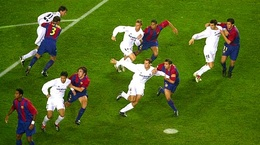
%> input picture hw4.jpg, 260 x 145 px, shrunk from 687 x 384 before the run
$ octave Q5_3.m   (GNU Octave 9; MATLAB toolbox functions it lacks are replaced by stand-ins)
%> lines starting %> are read from the running program, lines starting %| are printed output that depends on the picture
% 5.3

img=imread('hw4.jpg');
%> img is the input picture: size 145x260x3 uint8; mean R, G, B 84, 108.1, 31.8
[X,map]=rgb2ind(img,128);
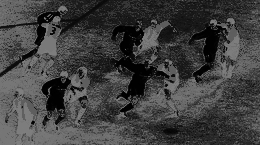
%> X: size 145x260 uint8; min 0, max 127, mean 63.7
%> map = 128 rows, first 12: [0.984 0.988 0.933; 0.992 0.988 0.988; 0.937 0.929 0.953; 0.925 0.937 0.855; 0.867 0.855 0.729; 0.859 0.851 0.875; 0.784 0.776 0.788; 0.769 0.765 0.62; 0.694 0.678 0.702; 0.878 0.694 0.478; 0.671 0.753 0.49; 0.788 0.612 0.376]
%imshow(X,map);

% k-means
K=[3,8,15];

imgVec=[reshape(img(:,:,1),[],1) reshape(img(:,:,2),[],1) reshape(img(:,:,3),[],1)];
x1_new=double(imgVec(:,1));
x2_new=double(imgVec(:,2));
x3_new=double(imgVec(:,3));

len_x=length(x1_new);
%> len_x = 37700
for k=1:3

% k-means
    mu=randi([1 len_x],K(k),1);
    m=zeros(K(k),3);
    dis=zeros(len_x,K(k));
    r=zeros(len_x,K(k));

    for k1=1:K(k)
    m(k1,1)=x1_new(mu(k1));
    m(k1,2)=x2_new(mu(k1));
    m(k1,3)=x3_new(mu(k1));
    dis(:,k1)=(x1_new-repmat(m(k1,1),len_x,1)).^2+(x2_new-repmat(m(k1,2),len_x,1)).^2+(x3_new-repmat(m(k1,3),len_x,1)).^2;
    end
%> after the loop, m = [59 96 1; 74 119 2; 60 100 1]

    r_old=r;
    r_new=ones(len_x,K(k));
    while ((min(min(r_new==r_old)))==0)
        r_old=r;
        r=zeros(len_x,K(k));
    for n=1:len_x
        t=find(min(dis(n,:))==dis(n,:));
        r(n,t)=1;
    end

    r_new=r;

    for k1=1:K(k)
    m(k1,1)=sum(x1_new.*r(:,k1))/sum(r(:,k1));
    m(k1,2)=sum(x2_new.*r(:,k1))/sum(r(:,k1));
    m(k1,3)=sum(x3_new.*r(:,k1))/sum(r(:,k1));
    dis(:,k1)=(x1_new-repmat(m(k1,1),len_x,1)).^2+(x2_new-repmat(m(k1,2),len_x,1)).^2+(x3_new-repmat(m(k1,3),len_x,1)).^2;
    end

    end
%> after the loop, m = [59.23 41.51 48.84; 223.1 219.7 205.1; 70.96 103.5 9.54]

% end of k-means

imgVecC=m;
%> imgVecC has the same summary as m
imgVecQK=pdist2(imgVec,imgVecC); %choosing the closest centroid to each pixel,
[~,indMin]=min(imgVecQK,[],2);   %avoiding double for loop

imgVecNewQ=imgVecC(indMin,:);  %quantizing

imgNewQ=img;
imgNewQ(:,:,1)=reshape(imgVecNewQ(:,1),size(img(:,:,1))); %arranging back into image
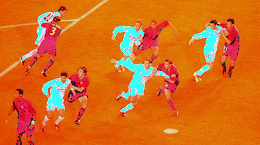
%> imgNewQ: size 145x260x3 uint8; mean R, G, B 213.2, 108.1, 31.8
imgNewQ(:,:,2)=reshape(imgVecNewQ(:,2),size(img(:,:,1)));
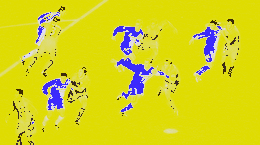
%> imgNewQ: size 145x260x3 uint8; mean R, G, B 213.2, 209.3, 31.8
imgNewQ(:,:,3)=reshape(imgVecNewQ(:,3),size(img(:,:,1)));
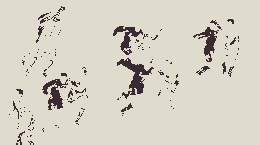
%> imgNewQ: size 145x260x3 uint8; mean R, G, B 213.2, 209.3, 195.7

figure,imshow(imgNewQ,[]);
str=sprintf('color value K=%d',K(k));
title(str);
%> (the run ends here)
